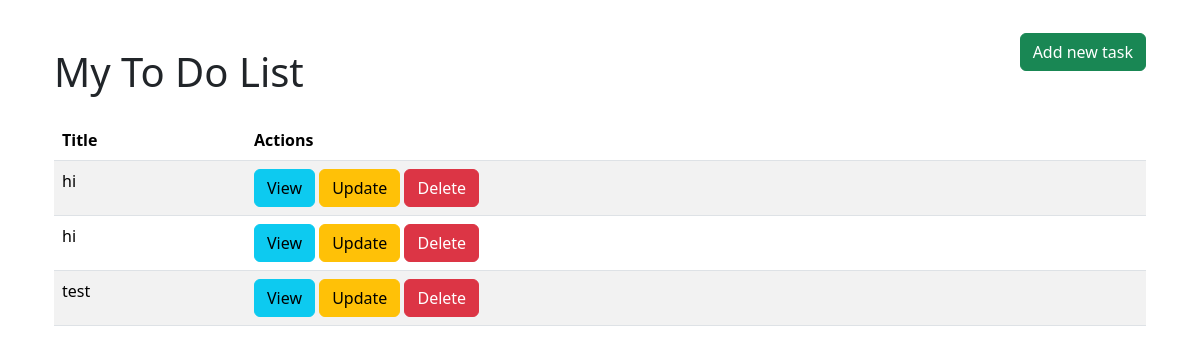
The app's page /, older data.
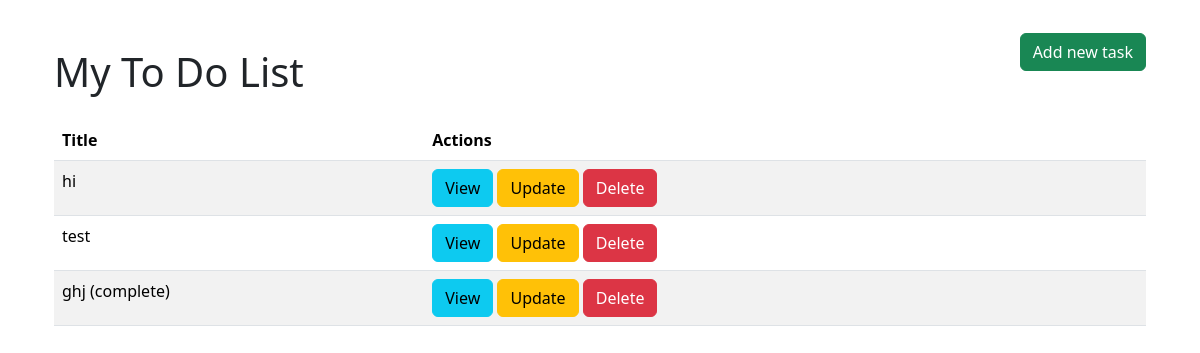
The same page, newer data.
### toDoList/models.py (models this page shows, shortened)
class Task(models.Model):
    user = models.ForeignKey(User, on_delete=models.CASCADE, null=True, blank=True)
    title = models.CharField(max_length=200, null=True)
    description = models.TextField(null=True, blank=True)
    complete = models.BooleanField(default=False)
    created = models.DateTimeField(auto_now_add=True)
    class Meta:
        ordering = ['complete']

### toDoList/views.py (the view)
# urls.py: path('', Tasks.as_view(), name='tasks'),
class Tasks(ListView):
    model = Task
    context_object_name = 'tasks'
    def get_context_data(self, **kwargs):
        context = super().get_context_data(**kwargs)
        context['count'] = context['tasks'].filter(complete=False).count()
        return context

### toDoList/templates/toDoList/task_list.html
{% extends 'toDoList/main.html' %}
{% block content %}
<div class="container">
    <div class="d-flex justify-content-between align-items-center">
        <h1 class="mt-5">My To Do List</h1>
        <div>
            <a href="{% url 'addTask' %}" class="btn btn-success ml-2">Add new task</a>
        </div>
    </div>
    <table class="table table-striped mt-3">
        <thead>
            <tr>
                <th scope="col">Title</th>
                <th scope="col">Actions</th>
            </tr>
        </thead>
        <tbody>
            {% for task in tasks %}
            <tr>
                <td>{{ task.title }}</td>
                <td>
                    {% if task.id %}
                    <a href="{% url 'taskDetail' task.id %}" class="btn btn-info">View</a>
                    <a href="{% url 'updateTask' task.id %}" class="btn btn-warning">Update</a>
                    <a href="{% url 'deleteTask' task.id %}" class="btn btn-danger">Delete</a>
                    {% else %}
                        <span class="btn btn-secondary">No Action Available</span>
                    {% endif %}
                </td>
            </tr>
            {% empty %}
            <tr>
                <td colspan="2"><h3>No items in the list.</h3></td>
            </tr>
            {% endfor %}
        </tbody>
    </table>
</div>
{% endblock content %}

### toDoList/templates/toDoList/main.html (shortened to what this page needs)
<!doctype html>
<html lang="en">
<head>
    <link href="https://cdn.jsdelivr.net/npm/bootstrap@5.3.3/dist/css/bootstrap.min.css" rel="stylesheet">
</head>
<body>
    <div class="container">
        {% block content %}
        {% endblock %}
    </div>
</body>
</html>

Row changes from the older to the newer data that the page shows:
removed Task: title "hi", shows "View"
added Task: title "ghj (complete)", shows "View"
